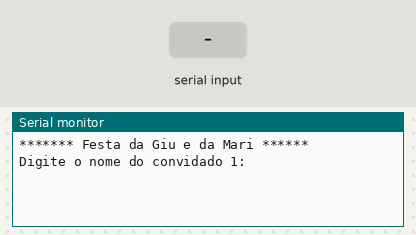
Bench run of a sketch on a simulated Arduino Uno, built with avr-gcc and run on an emulated ATmega328P. Parts: the last lines printed to the serial monitor. The test bench sets the inputs (shaded band).

Above: at 1.2 s.
1.3 s: "1" received over Serial
At 3.5 s:
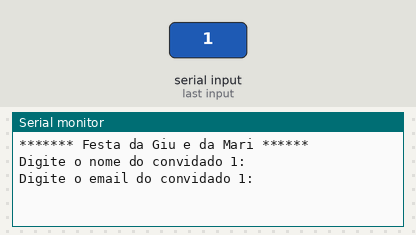
3.8 s: "0" received over Serial
At 5.5 s:
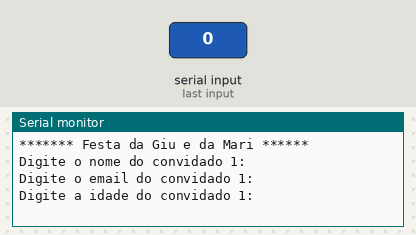
6.3 s: "2" received over Serial
At 8.5 s:
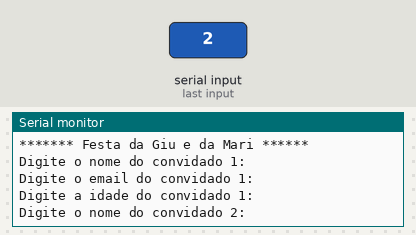

Measured:
- after the input at 1.3 s, the serial monitor: prints a new line after 1.0 s (image 1)
- after the input at 3.8 s, the serial monitor: prints a new line after 1.0 s (image 2)
- after the input at 6.3 s, the serial monitor: prints a new line after 1.0 s (image 3)

The sketch:

vetores_lista_de_convidados1.ino
```cpp
/*
Faça um programa para simular a organização de uma festa para o cadastro de convidados,
registrando as seguintes informações:

  * Nome
  * Email
  * Idade

O programa deve solicitar os dados via monitor serial,
armazená-los em vetores, e ao final do cadastro exibir uma listagem completa dos convidados.

OBS: A festa contratada será vip para apenas 7 convidados
*/

String nomes[7];
String emails[7];
String idades[7];


void setup()
{
  Serial.begin(9600);
}

void loop()
{
  Serial.println("******* Festa da Giu e da Mari ******");
   Serial.println();

   for(int n = 0; n < 7; n++) {
    Serial.println("Digite o nome do convidado " + String(n+1)+":");
    while (! Serial.available());
    nomes [n] = Serial.readString();


    Serial.println("Digite o email do convidado " + String(n+1)+":");
    while (! Serial.available());
    emails [n] = Serial.readString();

    Serial.println("Digite a idade do convidado " + String(n+1)+":");
    while (! Serial.available());
    idades [n] = Serial.readString();
   }

  Serial.println("****** Listagem de convidados ******");
    Serial.println();
    for (int n = 0; n <7; n++){
    Serial.println("Nome do convidado: " + nomes[n]);
    Serial.println("Email do convidado: " + emails[n]);
    Serial.println("Idade do convidado: " + String(idades[n]));
    Serial.println();
    delay(1000);
    }
}
```
